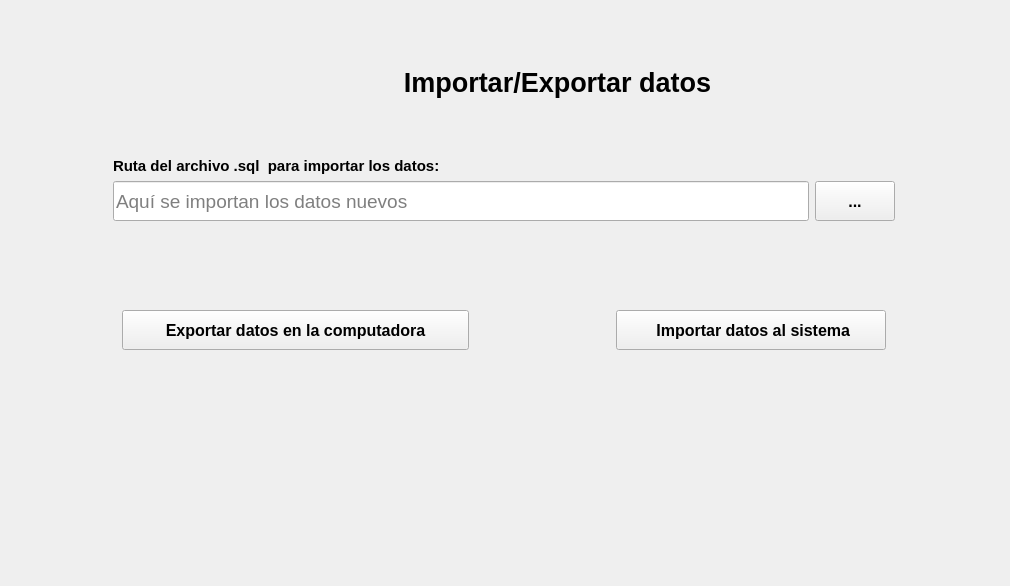
<?xml version="1.0" encoding="UTF-8"?>
<ui version="4.0">
 <class>PantallaCrearRespaldo</class>
 <widget class="QWidget" name="PantallaCrearRespaldo">
  <property name="geometry">
   <rect>
    <x>0</x>
    <y>0</y>
    <width>1010</width>
    <height>586</height>
   </rect>
  </property>
  <property name="windowTitle">
   <string>Form</string>
  </property>
  <property name="styleSheet">
   <string notr="true"/>
  </property>
  <layout class="QVBoxLayout" name="verticalLayout">
   <property name="spacing">
    <number>0</number>
   </property>
   <property name="leftMargin">
    <number>0</number>
   </property>
   <property name="topMargin">
    <number>0</number>
   </property>
   <property name="rightMargin">
    <number>0</number>
   </property>
   <property name="bottomMargin">
    <number>0</number>
   </property>
   <item>
    <widget class="QScrollArea" name="area_de_scroll">
     <property name="frameShape">
      <enum>QFrame::NoFrame</enum>
     </property>
     <property name="widgetResizable">
      <bool>true</bool>
     </property>
     <widget class="QWidget" name="scrollAreaWidgetContents">
      <property name="geometry">
       <rect>
        <x>0</x>
        <y>0</y>
        <width>1010</width>
        <height>586</height>
       </rect>
      </property>
      <layout class="QVBoxLayout" name="verticalLayout_2">
       <property name="spacing">
        <number>0</number>
       </property>
       <property name="leftMargin">
        <number>0</number>
       </property>
       <property name="topMargin">
        <number>0</number>
       </property>
       <property name="rightMargin">
        <number>0</number>
       </property>
       <property name="bottomMargin">
        <number>0</number>
       </property>
       <item>
        <widget class="QFrame" name="espacio_principal">
         <property name="styleSheet">
          <string notr="true"/>
         </property>
         <property name="frameShape">
          <enum>QFrame::NoFrame</enum>
         </property>
         <property name="frameShadow">
          <enum>QFrame::Raised</enum>
         </property>
         <property name="tipo" stdset="0">
          <string>espacio_principal</string>
         </property>
         <layout class="QHBoxLayout" name="horizontalLayout">
          <item alignment="Qt::AlignHCenter|Qt::AlignTop">
           <widget class="QFrame" name="espacio_superior">
            <property name="minimumSize">
             <size>
              <width>819</width>
              <height>370</height>
             </size>
            </property>
            <property name="maximumSize">
             <size>
              <width>819</width>
              <height>370</height>
             </size>
            </property>
            <property name="styleSheet">
             <string notr="true"/>
            </property>
            <layout class="QVBoxLayout" name="verticalLayout_4">
             <property name="spacing">
              <number>0</number>
             </property>
             <item>
              <widget class="QFrame" name="frame">
               <property name="minimumSize">
                <size>
                 <width>795</width>
                 <height>130</height>
                </size>
               </property>
               <property name="maximumSize">
                <size>
                 <width>800</width>
                 <height>130</height>
                </size>
               </property>
               <property name="styleSheet">
                <string notr="true">QFrame{
	border-bottom-left-radius:0px;
	border-bottom-right-radius:0px
}</string>
               </property>
               <property name="tipo" stdset="0">
                <string>espacio_titulo_form</string>
               </property>
               <layout class="QHBoxLayout" name="horizontalLayout_3">
                <item>
                 <spacer name="horizontalSpacer_2">
                  <property name="orientation">
                   <enum>Qt::Horizontal</enum>
                  </property>
                  <property name="sizeHint" stdset="0">
                   <size>
                    <width>40</width>
                    <height>20</height>
                   </size>
                  </property>
                 </spacer>
                </item>
                <item>
                 <widget class="QLabel" name="label">
                  <property name="minimumSize">
                   <size>
                    <width>101</width>
                    <height>91</height>
                   </size>
                  </property>
                  <property name="maximumSize">
                   <size>
                    <width>101</width>
                    <height>91</height>
                   </size>
                  </property>
                  <property name="text">
                   <string/>
                  </property>
                  <property name="pixmap">
                   <pixmap resource="../recursos_de_imagenes_tela_app.qrc">:/iconos/recursos_de_imagenes/iconos_de_interfaz/copia-de-seguridad-de-archivos.png</pixmap>
                  </property>
                  <property name="scaledContents">
                   <bool>true</bool>
                  </property>
                 </widget>
                </item>
                <item>
                 <widget class="QLabel" name="label_crear_respaldo">
                  <property name="sizePolicy">
                   <sizepolicy hsizetype="Preferred" vsizetype="Preferred">
                    <horstretch>10</horstretch>
                    <verstretch>0</verstretch>
                   </sizepolicy>
                  </property>
                  <property name="minimumSize">
                   <size>
                    <width>351</width>
                    <height>51</height>
                   </size>
                  </property>
                  <property name="maximumSize">
                   <size>
                    <width>351</width>
                    <height>51</height>
                   </size>
                  </property>
                  <property name="font">
                   <font>
                    <family>Segoe UI</family>
                    <pointsize>20</pointsize>
                    <weight>75</weight>
                    <italic>false</italic>
                    <bold>true</bold>
                    <kerning>true</kerning>
                   </font>
                  </property>
                  <property name="styleSheet">
                   <string notr="true">QLabel{
	font-size:20pt;
}</string>
                  </property>
                  <property name="text">
                   <string>Importar/Exportar datos</string>
                  </property>
                  <property name="alignment">
                   <set>Qt::AlignCenter</set>
                  </property>
                  <property name="tipo" stdset="0">
                   <string>titulo_form</string>
                  </property>
                 </widget>
                </item>
                <item>
                 <spacer name="horizontalSpacer_3">
                  <property name="orientation">
                   <enum>Qt::Horizontal</enum>
                  </property>
                  <property name="sizeHint" stdset="0">
                   <size>
                    <width>40</width>
                    <height>20</height>
                   </size>
                  </property>
                 </spacer>
                </item>
               </layout>
              </widget>
             </item>
             <item>
              <widget class="QFrame" name="espacio_requerimientos">
               <property name="minimumSize">
                <size>
                 <width>800</width>
                 <height>220</height>
                </size>
               </property>
               <property name="maximumSize">
                <size>
                 <width>800</width>
                 <height>220</height>
                </size>
               </property>
               <property name="styleSheet">
                <string notr="true">QFrame{
	border-top-left-radius:0px;
	border-top-right-radius:0px
}</string>
               </property>
               <property name="frameShape">
                <enum>QFrame::NoFrame</enum>
               </property>
               <property name="frameShadow">
                <enum>QFrame::Raised</enum>
               </property>
               <property name="tipo" stdset="0">
                <string>espacio_form</string>
               </property>
               <layout class="QVBoxLayout" name="verticalLayout_3">
                <item>
                 <layout class="QGridLayout" name="gridLayout">
                  <item row="0" column="0">
                   <widget class="QLabel" name="label_titulo_importar">
                    <property name="font">
                     <font>
                      <family>Segoe UI</family>
                      <pointsize>11</pointsize>
                      <weight>75</weight>
                      <italic>false</italic>
                      <bold>true</bold>
                     </font>
                    </property>
                    <property name="styleSheet">
                     <string notr="true"/>
                    </property>
                    <property name="text">
                     <string>Ruta del archivo .sql  para importar los datos:</string>
                    </property>
                    <property name="tipo" stdset="0">
                     <string>titulo_qlineedit</string>
                    </property>
                   </widget>
                  </item>
                  <item row="1" column="0">
                   <widget class="QLineEdit" name="label_importar_datos">
                    <property name="minimumSize">
                     <size>
                      <width>0</width>
                      <height>40</height>
                     </size>
                    </property>
                    <property name="font">
                     <font>
                      <family>Segoe UI</family>
                      <pointsize>14</pointsize>
                      <weight>50</weight>
                      <italic>false</italic>
                      <bold>false</bold>
                     </font>
                    </property>
                    <property name="styleSheet">
                     <string notr="true"/>
                    </property>
                    <property name="text">
                     <string/>
                    </property>
                    <property name="readOnly">
                     <bool>true</bool>
                    </property>
                    <property name="placeholderText">
                     <string>Aquí se importan los datos nuevos</string>
                    </property>
                   </widget>
                  </item>
                  <item row="1" column="1">
                   <widget class="QPushButton" name="boton_ruta_importar">
                    <property name="minimumSize">
                     <size>
                      <width>70</width>
                      <height>40</height>
                     </size>
                    </property>
                    <property name="font">
                     <font>
                      <family>Segoe UI</family>
                      <pointsize>12</pointsize>
                      <weight>75</weight>
                      <italic>false</italic>
                      <bold>true</bold>
                     </font>
                    </property>
                    <property name="cursor">
                     <cursorShape>PointingHandCursor</cursorShape>
                    </property>
                    <property name="toolTip">
                     <string>Haga click aqui para seleccionar en donde esta el archivo .sql para importar los datos</string>
                    </property>
                    <property name="styleSheet">
                     <string notr="true"/>
                    </property>
                    <property name="text">
                     <string>...</string>
                    </property>
                    <property name="iconSize">
                     <size>
                      <width>25</width>
                      <height>25</height>
                     </size>
                    </property>
                   </widget>
                  </item>
                 </layout>
                </item>
                <item>
                 <spacer name="verticalSpacer">
                  <property name="orientation">
                   <enum>Qt::Vertical</enum>
                  </property>
                  <property name="sizeHint" stdset="0">
                   <size>
                    <width>20</width>
                    <height>40</height>
                   </size>
                  </property>
                 </spacer>
                </item>
                <item>
                 <widget class="QFrame" name="espacio_boton_opciones">
                  <property name="styleSheet">
                   <string notr="true"/>
                  </property>
                  <layout class="QHBoxLayout" name="horizontalLayout_2">
                   <item>
                    <widget class="QPushButton" name="boton_exportar">
                     <property name="minimumSize">
                      <size>
                       <width>347</width>
                       <height>40</height>
                      </size>
                     </property>
                     <property name="maximumSize">
                      <size>
                       <width>347</width>
                       <height>16777215</height>
                      </size>
                     </property>
                     <property name="font">
                      <font>
                       <family>Segoe UI</family>
                       <pointsize>12</pointsize>
                       <weight>75</weight>
                       <italic>false</italic>
                       <bold>true</bold>
                      </font>
                     </property>
                     <property name="cursor">
                      <cursorShape>PointingHandCursor</cursorShape>
                     </property>
                     <property name="styleSheet">
                      <string notr="true"/>
                     </property>
                     <property name="text">
                      <string> Exportar datos en la computadora </string>
                     </property>
                     <property name="iconSize">
                      <size>
                       <width>28</width>
                       <height>28</height>
                      </size>
                     </property>
                     <property name="tipo" stdset="0">
                      <string>boton_exportar</string>
                     </property>
                    </widget>
                   </item>
                   <item>
                    <spacer name="horizontalSpacer">
                     <property name="orientation">
                      <enum>Qt::Horizontal</enum>
                     </property>
                     <property name="sizeHint" stdset="0">
                      <size>
                       <width>40</width>
                       <height>20</height>
                      </size>
                     </property>
                    </spacer>
                   </item>
                   <item>
                    <widget class="QPushButton" name="boton_importar">
                     <property name="minimumSize">
                      <size>
                       <width>270</width>
                       <height>40</height>
                      </size>
                     </property>
                     <property name="maximumSize">
                      <size>
                       <width>0</width>
                       <height>16777215</height>
                      </size>
                     </property>
                     <property name="font">
                      <font>
                       <family>Segoe UI</family>
                       <pointsize>12</pointsize>
                       <weight>75</weight>
                       <italic>false</italic>
                       <bold>true</bold>
                      </font>
                     </property>
                     <property name="cursor">
                      <cursorShape>PointingHandCursor</cursorShape>
                     </property>
                     <property name="styleSheet">
                      <string notr="true"/>
                     </property>
                     <property name="text">
                      <string> Importar datos al sistema</string>
                     </property>
                     <property name="iconSize">
                      <size>
                       <width>28</width>
                       <height>28</height>
                      </size>
                     </property>
                     <property name="tipo" stdset="0">
                      <string>boton_importar</string>
                     </property>
                    </widget>
                   </item>
                  </layout>
                 </widget>
                </item>
               </layout>
              </widget>
             </item>
            </layout>
           </widget>
          </item>
         </layout>
        </widget>
       </item>
      </layout>
     </widget>
    </widget>
   </item>
  </layout>
 </widget>
 <resources>
  <include location="../recursos_de_imagenes_tela_app.qrc"/>
  <include location="../recursos_de_imagenes_tela_app.qrc"/>
 </resources>
 <connections/>
</ui>
